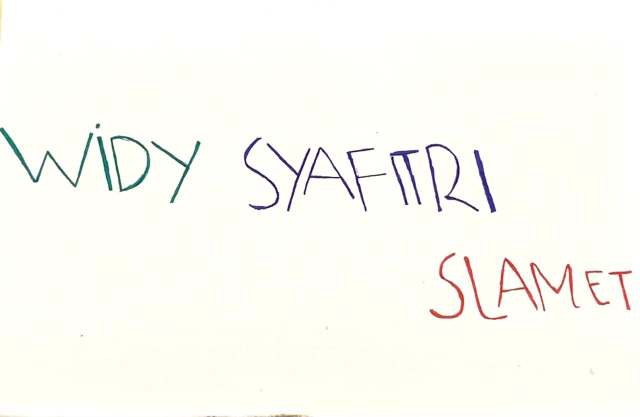
#> input picture widyyyy.jpeg, 1280 x 833 px (shown at 1/2 size)
$ jupyter execute --allow-errors 'widy ust.ipynb'
#> lines starting #> are read from the running program, lines starting #| are printed output that depends on the picture; after the words box and inside, x2 and y2 are one past the last pixel; in counts of white or black regions, pixels touching at a corner belong together
#> further down, gambar is the input picture: shape (833, 1280, 3); mean B, G, R 244, 250.8, 251.3
[cell 1]
import cv2
import numpy as np
import matplotlib.pyplot as plt

[cell 2]
def ubah_latar_belakang_putih(gambar):

    hsv = cv2.cvtColor(gambar, cv2.COLOR_BGR2HSV)
#> hsv: shape (833, 1280, 3); mean H, S, V 30.1, 10.2, 252.2


    lower_white = np.array([0, 0, 200], dtype=np.uint8)
    upper_white = np.array([255, 30, 255], dtype=np.uint8)


    mask = cv2.inRange(hsv, lower_white, upper_white)
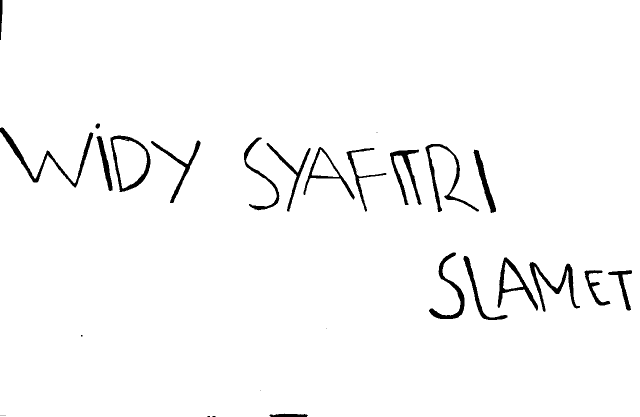
#> mask: shape (833, 1280) (shown at 1/2 size); 97.4% white; 35 black regions (15 under 20 px), largest, box (x1, y1, x2, y2) and area: (0, 255, 187, 375) 2659, (1059, 524, 1160, 624) 2182, (851, 288, 958, 424) 2046


    gambar[mask > 0] = [255, 255, 255]

    return gambar

[cell 3]
gambar = cv2.imread('widyyyy.jpeg')

[cell 4]
gambar_white = ubah_latar_belakang_putih(gambar)

[cell 5]
plt.figure(figsize=(10, 5))

plt.subplot(1, 2, 1)
plt.imshow(cv2.cvtColor(gambar, cv2.COLOR_BGR2RGB))
plt.title('Gambar Asli')

plt.subplot(1, 2, 2)
plt.imshow(cv2.cvtColor(gambar_white, cv2.COLOR_BGR2RGB))
plt.title('Hasil dengan Latar Belakang Putih')

plt.show()
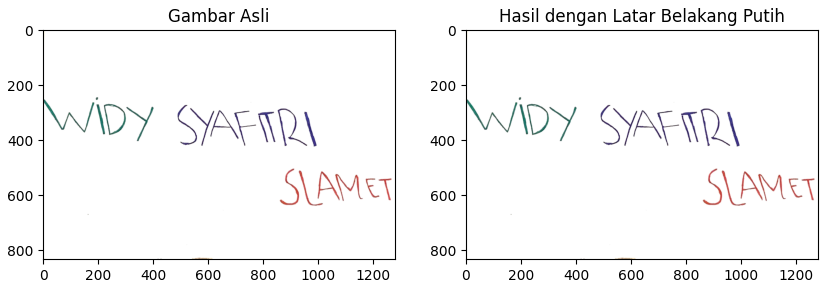
#> figure drawn by matplotlib, 2 panels
